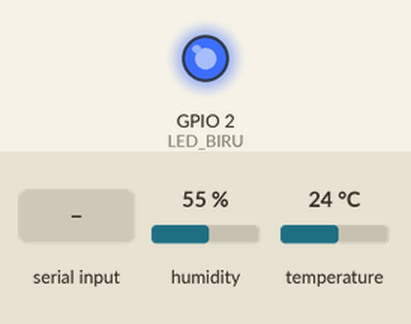
A sketch run on a simulated ESP32. Parts: output pins drawn as LEDs (lit = HIGH). The inputs (shaded band) are chosen by the test bench; at power-on: humidity 55 %, temperature 24 °C. Nothing arrives over Bluetooth unless stated; what the sketch prints to the serial monitor is not drawn.

Above: at 1.2 s.
1.3 s: "baca 1\n" received over the second serial link
6.5 s: "mulai 1\n" received over the second serial link
8.0 s: "berhenti 1\n" received over the second serial link
Timing chart, 0 to 11.0 s (numbered marks = the images above; inputs shaded):
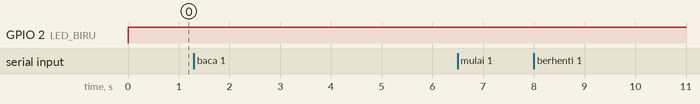

Measured:
- after the input at 1.3 s, every drawn part: stays the same
- after the input at 6.5 s, every drawn part: stays the same
- after the input at 8.0 s, every drawn part: stays the same

The sketch:

p2_bt_sensor.ino
```cpp
/*
 * BAB 52 - Program 2: Data DHT11 ke HP
 * ESP32 mengirim suhu dan kelembapan DHT11 ke HP lewat Bluetooth Classic
 * secara berkala, dan menjawab perintah teks dari HP:
 *   baca              → kirim data terbaru sekarang juga
 *   mulai / berhenti  → nyalakan / matikan pengiriman otomatis
 *   interval <detik>  → ubah jarak pengiriman otomatis (2-3600 detik)
 *   status            → tampilkan pengaturan saat ini
 *   bantuan           → tampilkan daftar perintah
 *
 * Rangkaian: DHT (header hijau) → IO27
 *            LED biru bawaan board (IO2) menyala selama HP tersambung
 * Library  : DHT sensor library + Adafruit Unified Sensor (Adafruit)
 * Board    : ESP32 Dev Module
 */

#include <BluetoothSerial.h>
#include <DHT.h>

#if !defined(CONFIG_BT_SPP_ENABLED)
#error "Bluetooth Classic (SPP) tidak tersedia. Pilih Tools > Board > ESP32 Dev Module."
#endif

#define DHT_PIN  27
#define DHT_TYPE DHT11
#define LED_BIRU 2

const char *NAMA_BT = "Bluino-Sensor";

BluetoothSerial SerialBT;
DHT dht(DHT_PIN, DHT_TYPE);

// Timer serbaguna dari BAB 16
struct Timer {
  unsigned long interval;   // ms
  unsigned long waktuLalu;  // millis() saat terakhir dijalankan

  bool sudahWaktunya(unsigned long sekarang) {
    if (sekarang - waktuLalu >= interval) {
      waktuLalu = sekarang;
      return true;
    }
    return false;
  }
};

// Pembaca baris tanpa menunggu (lihat 52.6)
struct PembacaBaris {
  char isi[64];
  int panjang = 0;

  bool baca(Stream &sumber) {
    while (sumber.available() > 0) {
      char c = sumber.read();
      if (c == '\r' || c == '\n') {
        if (panjang == 0) continue;
        isi[panjang] = '\0';
        panjang = 0;
        return true;
      }
      if (panjang < (int)sizeof(isi) - 1) {
        isi[panjang] = c;
        panjang = panjang + 1;
      }
    }
    return false;
  }
};

// Bacaan valid terakhir dari DHT11
struct DataDHT {
  float suhu;               // °C
  float kelembapan;         // %RH
  unsigned long waktuBaca;  // millis() saat data didapat
  bool adaData;             // sudah pernah berhasil membaca?
};

Timer timerDHT = {2000, 0};    // baca DHT11 setiap 2 detik (jangan kurang dari 2000)
Timer timerKirim = {5000, 0};  // kirim ke HP setiap 5 detik (bisa diubah dari HP)

DataDHT dataTerakhir = {NAN, NAN, 0, false};
int gagalBeruntun = 0;         // berapa kali DHT11 gagal dibaca berturut-turut
bool kirimOtomatis = true;     // pengiriman berkala aktif?
bool adaKoneksi = false;       // keadaan koneksi pada putaran sebelumnya
PembacaBaris dariHP;

void bacaDHT(unsigned long sekarang) {
  dht.read(true);  // paksa membaca sensor sekarang (lihat BAB 26)
  float kelembapan = dht.readHumidity();
  float suhu = dht.readTemperature();

  if (isnan(kelembapan) || isnan(suhu)) {
    gagalBeruntun = gagalBeruntun + 1;
    if (gagalBeruntun == 3) {
      Serial.println("[DHT] Gagal membaca 3 kali berturut-turut. Cek kabel DHT -> IO27.");
    }
    return;  // dataTerakhir sengaja tidak diubah
  }

  gagalBeruntun = 0;
  dataTerakhir.suhu = suhu;
  dataTerakhir.kelembapan = kelembapan;
  dataTerakhir.waktuBaca = sekarang;
  dataTerakhir.adaData = true;
}

// Mengirim satu baris data ke HP, dan salinannya ke Serial Monitor
void kirimData(unsigned long sekarang) {
  if (!dataTerakhir.adaData) {
    SerialBT.println("Belum ada data DHT11. Cek kabel DHT -> IO27.");
    Serial.println("[Kirim] Belum ada data DHT11.");
    return;
  }

  char baris[80];
  int n = snprintf(baris, sizeof(baris), "Suhu: %.1f C | Kelembapan: %.0f %%",
                   dataTerakhir.suhu, dataTerakhir.kelembapan);

  // Tandai kalau data sudah lama (DHT11 gagal dibaca beberapa kali)
  unsigned long umurDetik = (sekarang - dataTerakhir.waktuBaca) / 1000;
  if (umurDetik >= 10 && n > 0 && n < (int)sizeof(baris)) {
    snprintf(baris + n, sizeof(baris) - n, " (data lama: %lu s)", umurDetik);
  }

  SerialBT.println(baris);
  Serial.printf("[Kirim] %s\n", baris);
}

void kirimBantuan() {
  SerialBT.println("Daftar perintah:");
  SerialBT.println("  baca              data terbaru sekarang");
  SerialBT.println("  mulai / berhenti  kirim otomatis on/off");
  SerialBT.println("  interval <detik>  2-3600, contoh: interval 10");
  SerialBT.println("  status            pengaturan saat ini");
  SerialBT.println("  bantuan           daftar ini");
}

// true kalau teks berisi bilangan bulat utuh, misalnya "10" (bukan "", "10x", atau "1.5")
bool keAngka(const String &teks, long &hasil) {
  if (teks.length() == 0) return false;
  char *sisa;
  hasil = strtol(teks.c_str(), &sisa, 10);
  return *sisa == '\0';
}

void prosesPerintah(const char *teks, unsigned long sekarang) {
  String baris = teks;
  baris.trim();          // buang spasi di awal dan akhir
  baris.toLowerCase();   // "BACA" dianggap sama dengan "baca"
  if (baris.length() == 0) return;

  Serial.printf("[HP] %s\n", baris.c_str());

  // Pisahkan kata pertama (perintah) dari sisanya (argumen), seperti BAB 22
  String perintah = baris;
  String argumen = "";
  int posisiSpasi = baris.indexOf(' ');
  if (posisiSpasi >= 0) {
    perintah = baris.substring(0, posisiSpasi);
    argumen = baris.substring(posisiSpasi + 1);
    argumen.trim();
  }

  if (perintah == "baca") {
    kirimData(sekarang);
  } else if (perintah == "mulai") {
    kirimOtomatis = true;
    timerKirim.waktuLalu = sekarang;  // hitung ulang jaraknya dari sekarang
    SerialBT.printf("OK: kirim otomatis setiap %lu detik.\r\n", timerKirim.interval / 1000);
  } else if (perintah == "berhenti") {
    kirimOtomatis = false;
    SerialBT.println("OK: kirim otomatis dihentikan. Ketik 'mulai' untuk melanjutkan.");
  } else if (perintah == "interval") {
    long detik;
    if (!keAngka(argumen, detik) || detik < 2 || detik > 3600) {
      SerialBT.println("Interval harus angka 2-3600 detik, contoh: interval 10");
    } else {
      timerKirim.interval = (unsigned long)detik * 1000UL;
      timerKirim.waktuLalu = sekarang;
      SerialBT.printf("OK: interval kirim %ld detik.\r\n", detik);
    }
  } else if (perintah == "status") {
    SerialBT.printf("Kirim otomatis: %s, interval %lu detik\r\n",
                    kirimOtomatis ? "ON" : "OFF", timerKirim.interval / 1000);
    SerialBT.printf("Waktu menyala: %lu detik\r\n", sekarang / 1000);
  } else if (perintah == "bantuan") {
    kirimBantuan();
  } else {
    SerialBT.println("Perintah tidak dikenal. Ketik: bantuan");
  }
}

void setup() {
  Serial.begin(115200);
  pinMode(LED_BIRU, OUTPUT);
  digitalWrite(LED_BIRU, LOW);
  dht.begin();

  Serial.println();
  Serial.println("BAB 52 - Program 2: Data DHT11 ke HP");

  if (!SerialBT.begin(NAMA_BT)) {
    Serial.println("Bluetooth gagal dinyalakan. Tekan tombol EN untuk mencoba lagi.");
    while (true) {
      delay(1000);
    }
  }
  Serial.printf("Bluetooth siap. Nama: %s\n", NAMA_BT);
}

void loop() {
  unsigned long sekarang = millis();

  // 1. Baca DHT11 setiap 2 detik, tersambung atau tidak
  if (timerDHT.sudahWaktunya(sekarang)) {
    bacaDHT(sekarang);
  }

  // 2. Pantau perubahan koneksi
  bool tersambung = SerialBT.hasClient();
  if (tersambung != adaKoneksi) {
    adaKoneksi = tersambung;
    digitalWrite(LED_BIRU, tersambung ? HIGH : LOW);
    if (tersambung) {
      Serial.println("[BT] Perangkat tersambung.");
      SerialBT.println("=== Bluino Sensor: DHT11 lewat Bluetooth ===");
      kirimBantuan();
      kirimData(sekarang);
      timerKirim.waktuLalu = sekarang;
    } else {
      Serial.println("[BT] Perangkat terputus.");
    }
  }

  // 3. Perintah dari HP
  if (dariHP.baca(SerialBT)) {
    prosesPerintah(dariHP.isi, sekarang);
  }

  // 4. Kirim data berkala, hanya kalau ada yang tersambung
  if (adaKoneksi && kirimOtomatis && timerKirim.sudahWaktunya(sekarang)) {
    kirimData(sekarang);
  }
}
```
